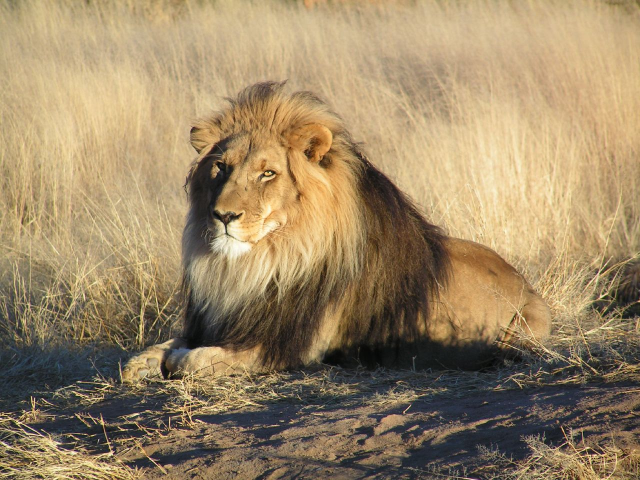
#> input picture CD-p2(6)/Lion.jpg, 1280 x 960 px (shown at 1/2 size)
$ python 1.py
#> lines starting #> are read from the running program, lines starting #| are printed output that depends on the picture
from PIL import Image

area = (230,155,1110,770)
size = (640,200)

lion_img = Image.open("Lion.jpg")
#> lion_img is the input picture: PIL image 1280x960 RGB; mean R, G, B 156.3, 135.3, 102.3
fruit_img = Image.open("Fruit.png")
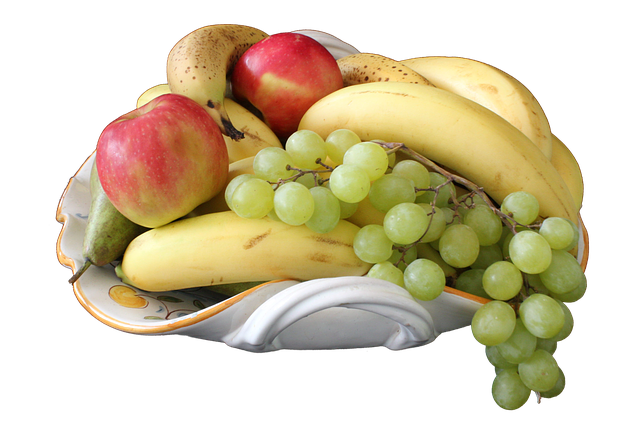
#> input picture CD-p2(6)/fruit.png, 640 x 433 px, found by its file name
#> fruit_img is the input picture: PIL image 640x433 RGBA; mean R, G, B, A 91.6, 79.4, 50.7, 131.9

print(lion_img.size, lion_img.format, lion_img.mode)
#| (1280, 960) JPEG RGB
print(fruit_img.size, fruit_img.format, fruit_img.mode)
#| (640, 433) PNG RGBA

fruit_resz = fruit_img.resize(size)
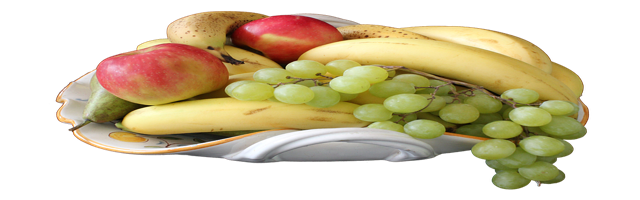
#> fruit_resz: PIL image 640x200 RGBA; mean R, G, B, A 91.5, 79.4, 50.6, 131.9; transparent parts drawn white
lion_cropped = lion_img.crop(area)
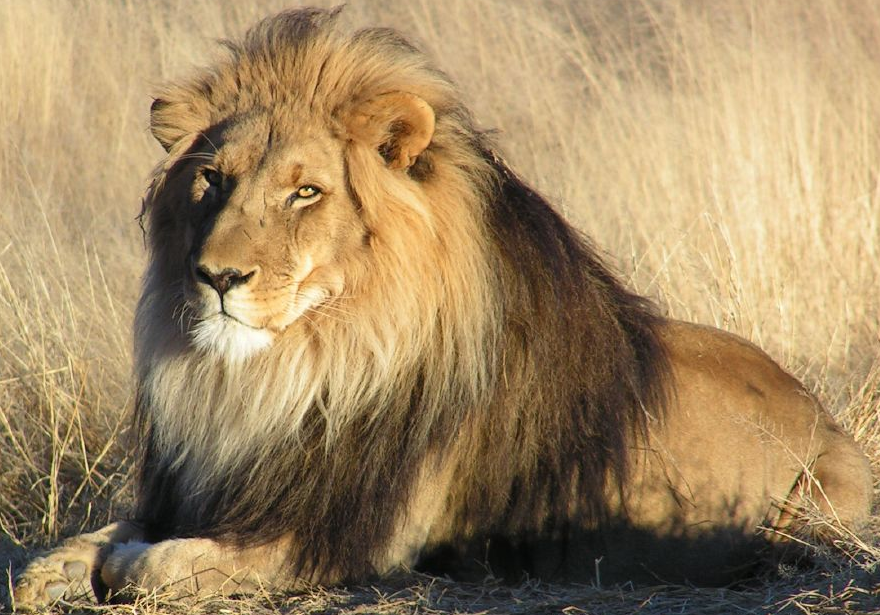
#> lion_cropped: PIL image 880x615 RGB; mean R, G, B 160.4, 135.7, 98.4
lion_img.show()

lion_cropped.save("lion_cropped.jpg")
fruit_resz.save("fruit_resized.png")
